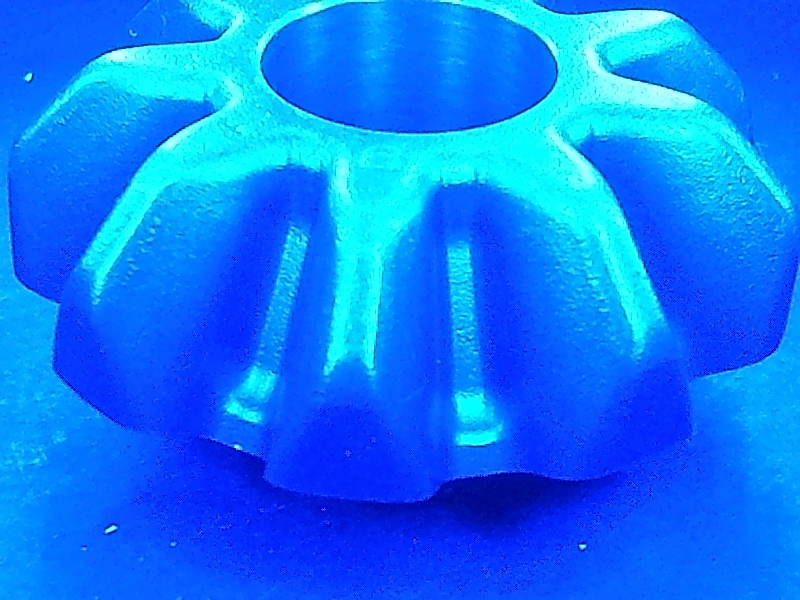
#> input picture IMAGES/OK_PART_RPI-B/ok_cam1/2020_3_18_18_46_56.jpg, 800 x 600 px; its folder holds only this picture in this run
$ python -i flank_seperation.py   (imports and definitions only)   (older library calls are emulated)
#> lines starting #> are read from the running program, lines starting #| are printed output that depends on the picture
#> further down, picture is the input picture: shape (600, 800, 3); mean B, G, R 249.5, 122.5, 10.2
import numpy as np
import time
import os
import math
import cv2
from envision import crop
from envision.convolution import convolve_sobel

ind = 0

def showimage(name,image):
    # return
    # cv2.imwrite("output/" + str(ind) + str(name) +".jpg", image)
    cv2.imshow(str(name),image)
    cv2.waitKey(0)
    cv2.destroyAllWindows()

# [20 lines left out: function sub_image, not called in this run]


def flank_seperation_method1(color_image):
    """
    Flank seperation
    :param image:
    :return:
    """
    showimage("color_img", color_image)
    gray_img = cv2.cvtColor(color_image, cv2.COLOR_BGR2GRAY)
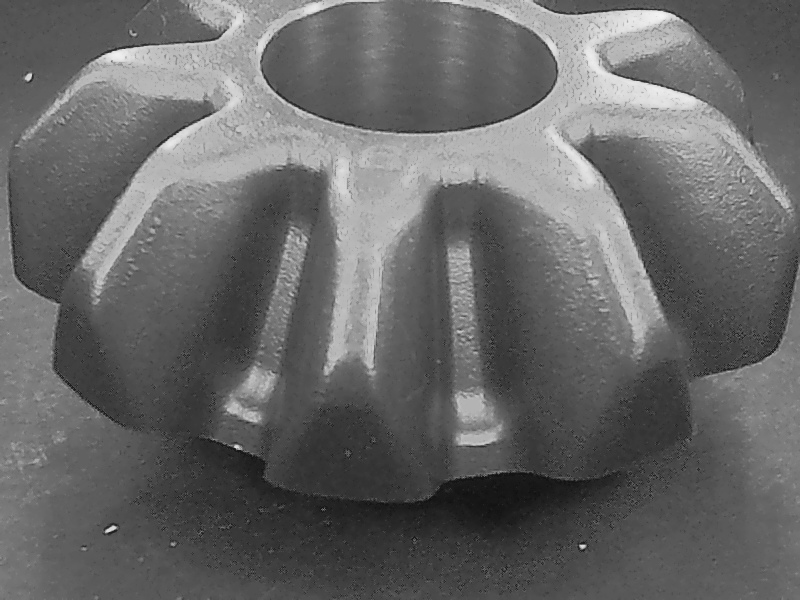
#> gray_img: shape (600, 800); min 16, max 244, mean 103.4
    blur = cv2.medianBlur(gray_img, 13)
    original_image = cv2.equalizeHist(blur)
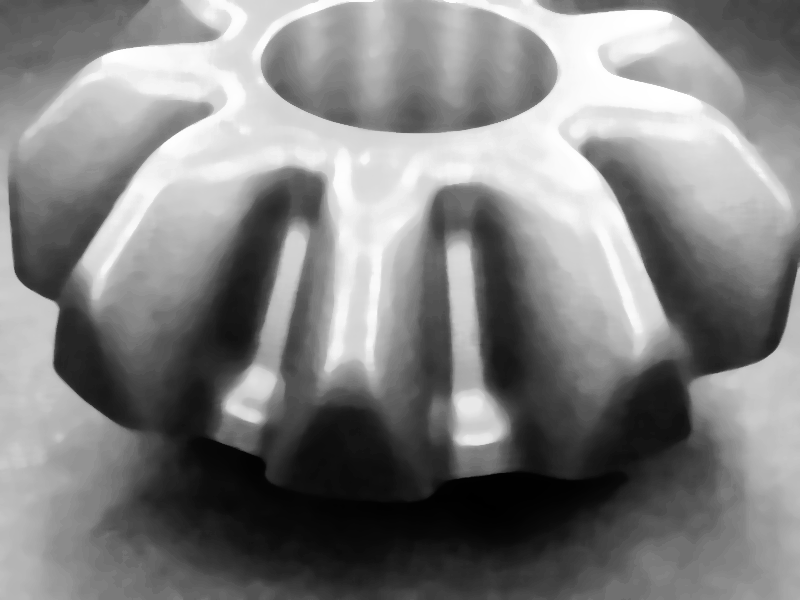
#> original_image: shape (600, 800); min 0, max 255, mean 128.7
    gray_image = original_image.copy()
    showimage('gray', gray_image)
    pos = np.where(gray_image > 160)
#> pos = 180713 positions, rows 0 to 599, columns 0 to 799
    gray_image[pos] = [0]
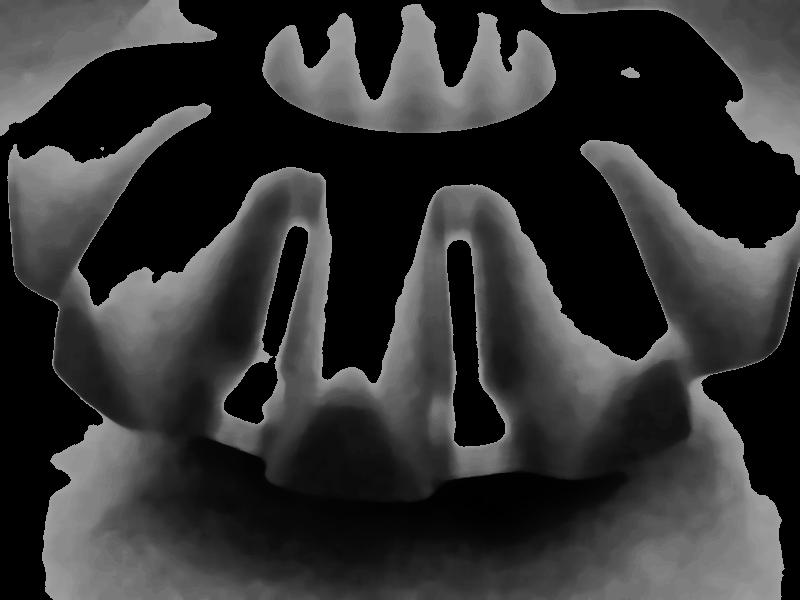
#> gray_image: shape (600, 800); min 0, max 159, mean 50.5

    showimage('gray_image', gray_image)

#> (the run stopped early here; a loop or call above may not have finished)

$ run again, on IMAGES/OK_PART_RPI-B/ok_cam1/2020_3_18_18_46_9.jpg
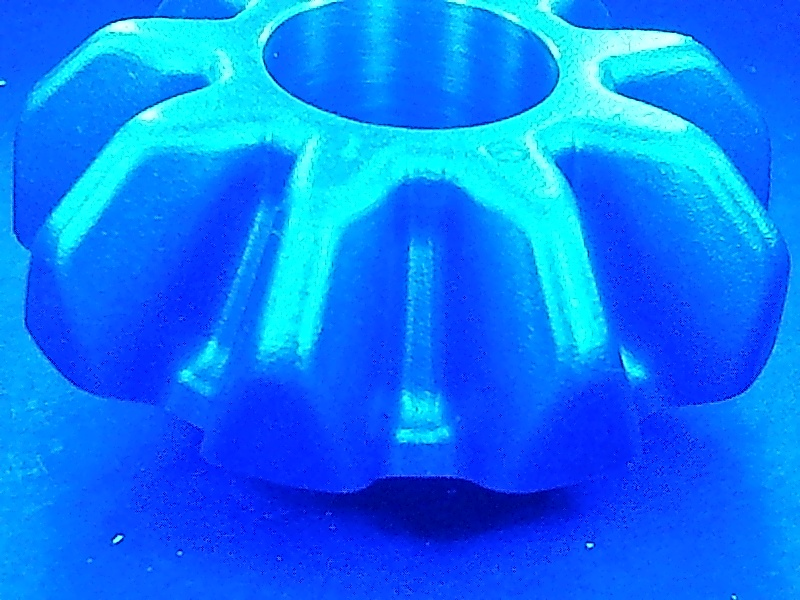
#> input picture IMAGES/OK_PART_RPI-B/ok_cam1/2020_3_18_18_46_9.jpg, 800 x 600 px
#> picture is the input picture: shape (600, 800, 3); mean B, G, R 249.5, 120.9, 9.9
#> in flank_seperation_method1, `original_image = cv2.equalizeHist(blur)`:
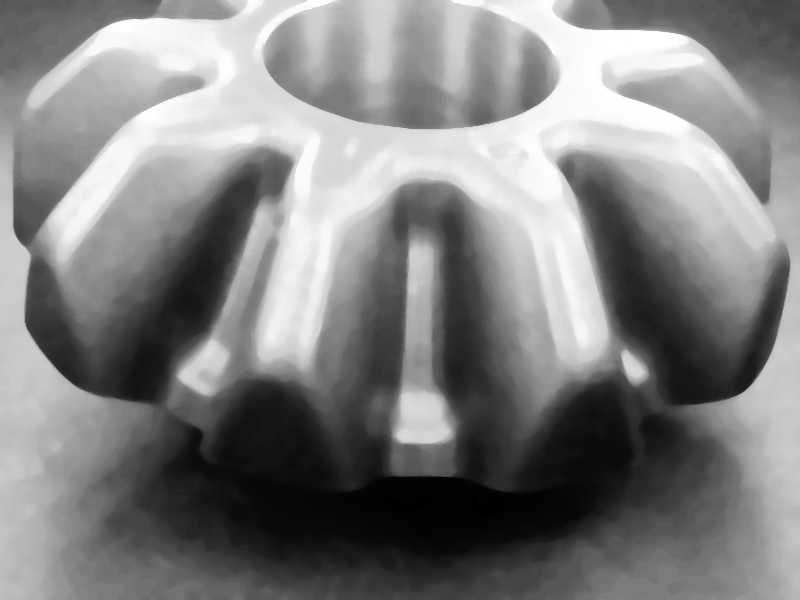
#> original_image: shape (600, 800); min 0, max 255, mean 128.7
#> pos = 181962 positions, rows 0 to 599, columns 0 to 799
#> in flank_seperation_method1, `gray_image[pos] = [0]`:
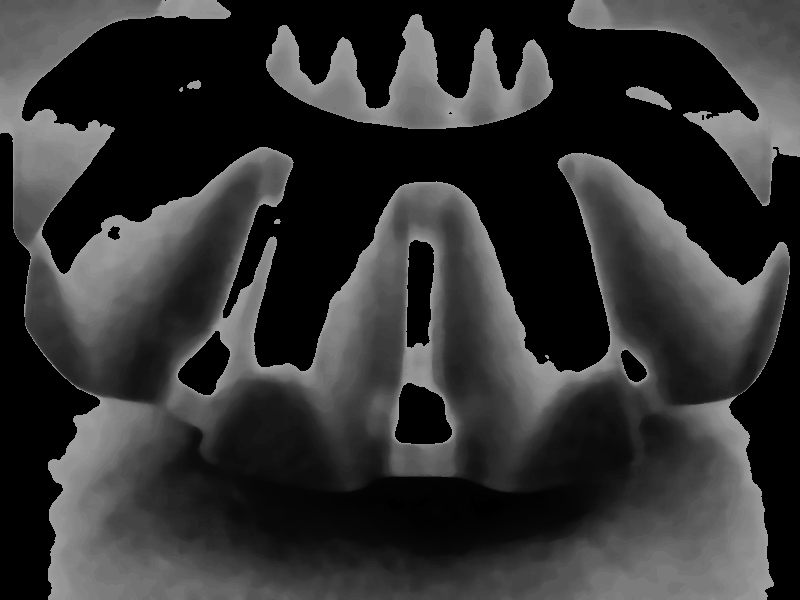
#> gray_image: shape (600, 800); min 0, max 158, mean 50.1

$ run again, on IMAGES/OK_PART_RPI-B/ok_cam1/2020_3_18_18_47_55.jpg
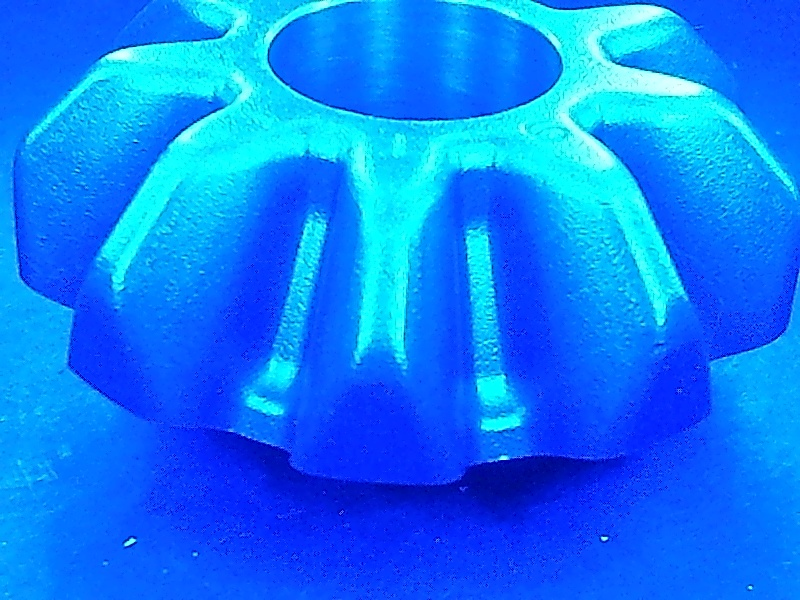
#> input picture IMAGES/OK_PART_RPI-B/ok_cam1/2020_3_18_18_47_55.jpg, 800 x 600 px
#> picture is the input picture: shape (600, 800, 3); mean B, G, R 249.1, 124.5, 10.4
#> in flank_seperation_method1, `original_image = cv2.equalizeHist(blur)`:
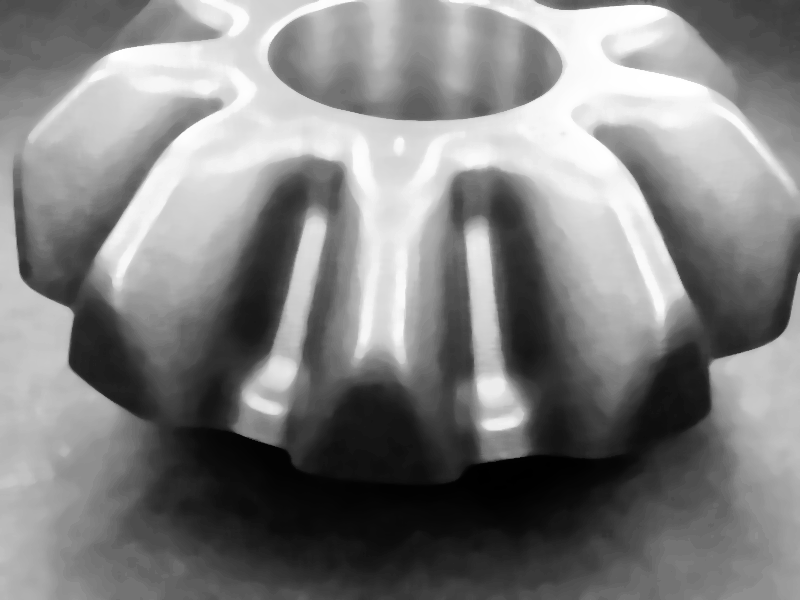
#> original_image: shape (600, 800); min 0, max 255, mean 128.6
#> pos = 180048 positions, rows 0 to 599, columns 0 to 799
#> in flank_seperation_method1, `gray_image[pos] = [0]`:
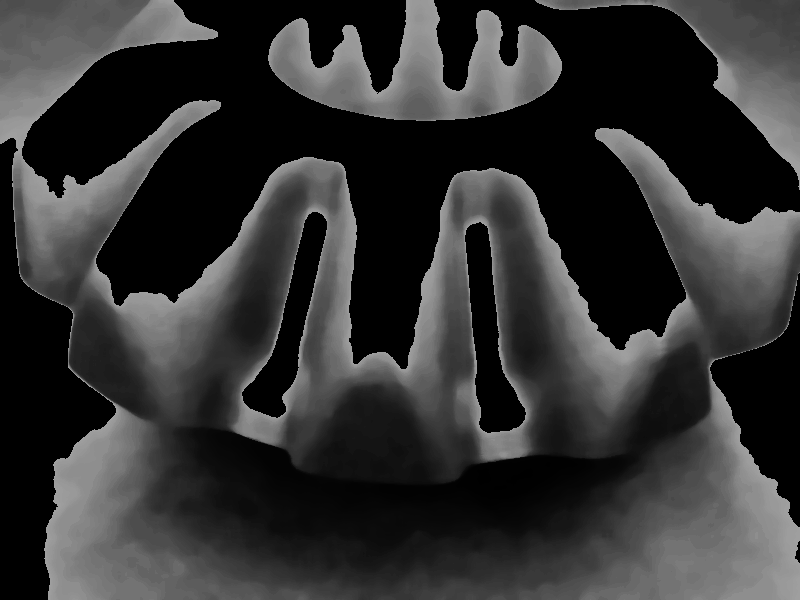
#> gray_image: shape (600, 800); min 0, max 159, mean 50.6
